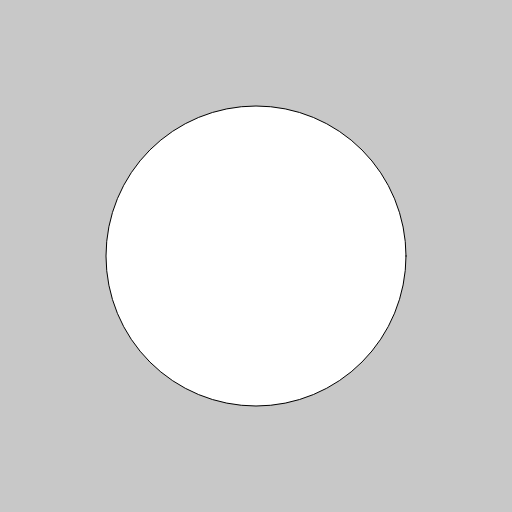
Frame 1 (no input)
Frame 60 (no input): identical to frame 1, image omitted
Frame 120 (the mouse pressed at the canvas centre since frame 60): identical to frame 1, image omitted

The p5.js sketch that drew this single still picture (run headless with seeded random() and noise() and a simulated clock; from frame 60 on, the mouse is pressed at the canvas centre):

// p5.js sketch
// ── sketch.js
const canvas_w = 512;
const canvas_h = 512;


function setup() {
  createCanvas(canvas_w, canvas_h);
}


function draw() {
  background(200);
  translate(width / 2, height / 2);
  ellipse(0, 0, 300, 300);
}
